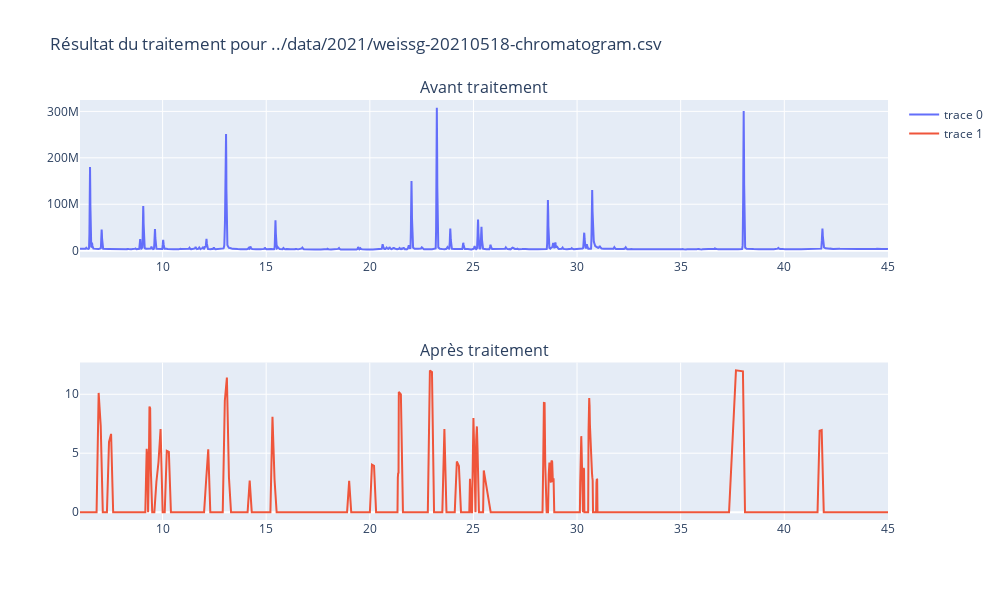
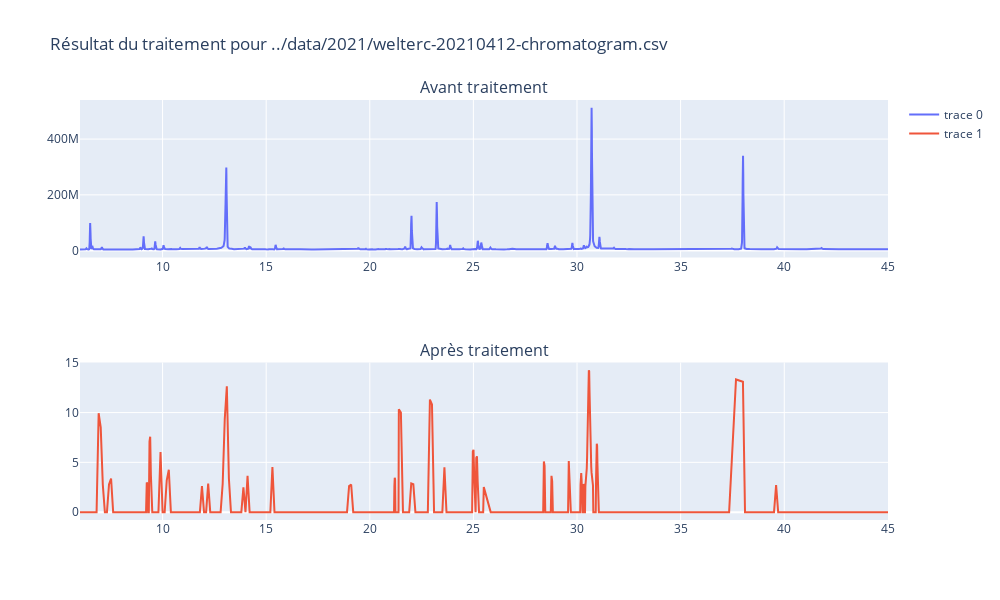
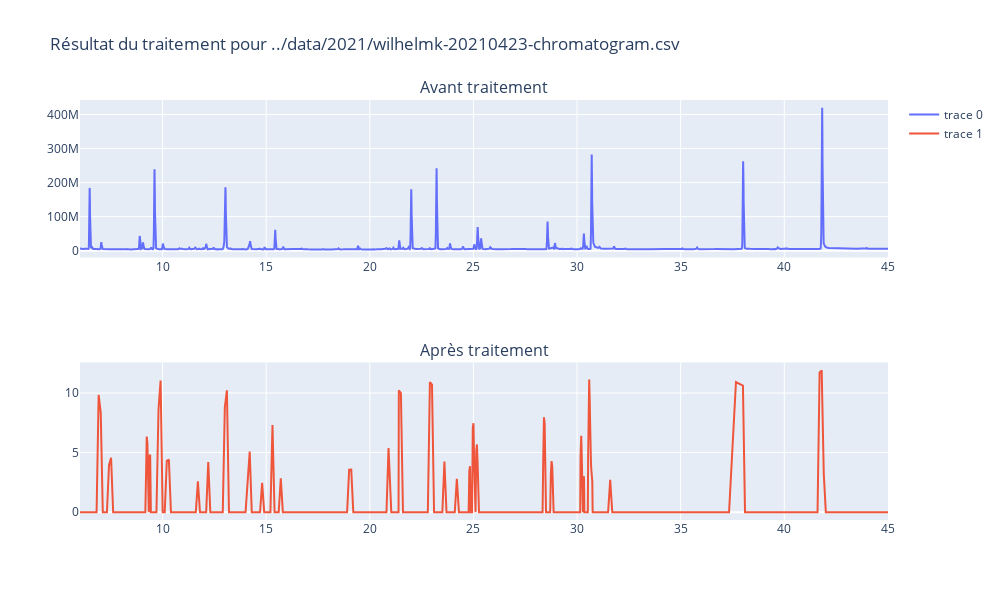
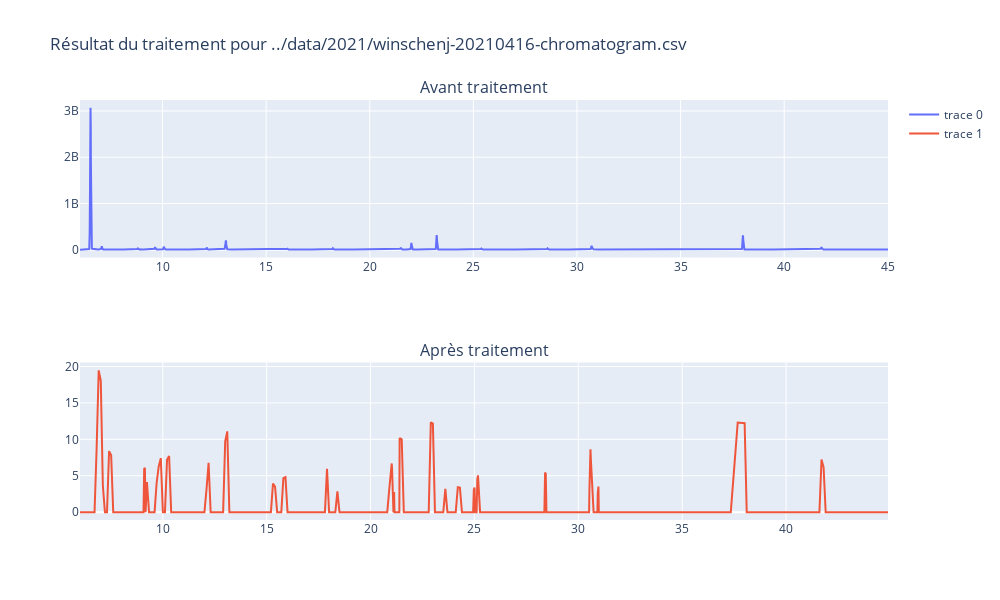

Write notebook code for charts like these, in order.
### Markdown cell above
Comparaison de données brutes avec les données traitées sur `nb_plot` exemples :

### Code cell
files = [f for f in listdir(PATH) if (f.endswith(tools.CHROM_EXT) or f.endswith(tools.CHROM_EXT.upper()))]
print('Nombre de fichier détectés : ', len(files))

i=0
for file in files[start:start+nb_plot]:
    file_path = join(PATH, file) # on récupère le chemin relatif du fichier
    print(file)
    df = tools.readCSV(file_path)  # données brutes
    # réduction de l'intervalle
    df = df.drop(df[df.index > tools.INTERVAL[1]].index)
    df = df.drop(df[df.index < tools.INTERVAL[0]].index)
    try:
        dt = tools.readAndAdaptDataFromCSV(PATH, file[: -17]) # données traitées
    except tools.ReadDataException as e:
        print(e)
        continue
    newdf = dt.df
    #df = tools.alignSpikes(df, dt.spikes[0:4])
    print(dt.spikes)
    dt.printProblems()
    print(len(newdf))
    fig = make_subplots(rows = 2, cols=1, subplot_titles=['Avant traitement', 'Après traitement'])
    fig.add_trace(go.Scatter(x=df.index, y=df["values"], mode='lines'), row=1, col=1)
    fig.add_trace(go.Scatter(x=newdf.index, y=newdf["values"], mode='lines'), row=2, col=1)
    fig.update_layout(height=600, width=1000, title_text="Résultat du traitement pour " + file_path)
    fig.show()
    i+=1

### Figure 1 — Plotly figure (JSON) as saved in the notebook; plotly's stock layout.template omitted (floating-point values rounded to 4 significant figures; data arrays with more than 128 entries replaced by an {"elided": "..."} marker saying what was removed)
{"data": [{"mode": "lines", "type": "scatter", "x": {"elided": "6607 float values"}, "xaxis": "x", "y": {"elided": "6607 int values"}, "yaxis": "y"}, {"mode": "lines", "type": "scatter", "x": {"elided": "505 float values"}, "xaxis": "x2", "y": {"elided": "505 float values"}, "yaxis": "y2"}], "layout": {"annotations": [{"font": {"size": 16}, "showarrow": false, "text": "Avant traitement", "x": 0.5, "xanchor": "center", "xref": "paper", "y": 1, "yanchor": "bottom", "yref": "paper"}, {"font": {"size": 16}, "showarrow": false, "text": "Après traitement", "x": 0.5, "xanchor": "center", "xref": "paper", "y": 0.375, "yanchor": "bottom", "yref": "paper"}], "height": 600, "title": {"text": "Résultat du traitement pour ../data/2021/weissg-20210518-chromatogram.csv"}, "width": 1000, "xaxis": {"anchor": "y", "domain": [0, 1]}, "xaxis2": {"anchor": "y2", "domain": [0, 1]}, "yaxis": {"anchor": "x", "domain": [0.625, 1]}, "yaxis2": {"anchor": "x2", "domain": [0, 0.375]}}}

### Figure 2 — Plotly figure (JSON) as saved in the notebook; plotly's stock layout.template omitted (floating-point values rounded to 4 significant figures; data arrays with more than 128 entries replaced by an {"elided": "..."} marker saying what was removed)
{"data": [{"mode": "lines", "type": "scatter", "x": {"elided": "6606 float values"}, "xaxis": "x", "y": {"elided": "6606 int values"}, "yaxis": "y"}, {"mode": "lines", "type": "scatter", "x": {"elided": "505 float values"}, "xaxis": "x2", "y": {"elided": "505 float values"}, "yaxis": "y2"}], "layout": {"annotations": [{"font": {"size": 16}, "showarrow": false, "text": "Avant traitement", "x": 0.5, "xanchor": "center", "xref": "paper", "y": 1, "yanchor": "bottom", "yref": "paper"}, {"font": {"size": 16}, "showarrow": false, "text": "Après traitement", "x": 0.5, "xanchor": "center", "xref": "paper", "y": 0.375, "yanchor": "bottom", "yref": "paper"}], "height": 600, "title": {"text": "Résultat du traitement pour ../data/2021/welterc-20210412-chromatogram.csv"}, "width": 1000, "xaxis": {"anchor": "y", "domain": [0, 1]}, "xaxis2": {"anchor": "y2", "domain": [0, 1]}, "yaxis": {"anchor": "x", "domain": [0.625, 1]}, "yaxis2": {"anchor": "x2", "domain": [0, 0.375]}}}

### Figure 3 — Plotly figure (JSON) as saved in the notebook; plotly's stock layout.template omitted (floating-point values rounded to 4 significant figures; data arrays with more than 128 entries replaced by an {"elided": "..."} marker saying what was removed)
{"data": [{"mode": "lines", "type": "scatter", "x": {"elided": "6606 float values"}, "xaxis": "x", "y": {"elided": "6606 int values"}, "yaxis": "y"}, {"mode": "lines", "type": "scatter", "x": {"elided": "505 float values"}, "xaxis": "x2", "y": {"elided": "505 float values"}, "yaxis": "y2"}], "layout": {"annotations": [{"font": {"size": 16}, "showarrow": false, "text": "Avant traitement", "x": 0.5, "xanchor": "center", "xref": "paper", "y": 1, "yanchor": "bottom", "yref": "paper"}, {"font": {"size": 16}, "showarrow": false, "text": "Après traitement", "x": 0.5, "xanchor": "center", "xref": "paper", "y": 0.375, "yanchor": "bottom", "yref": "paper"}], "height": 600, "title": {"text": "Résultat du traitement pour ../data/2021/wilhelmk-20210423-chromatogram.csv"}, "width": 1000, "xaxis": {"anchor": "y", "domain": [0, 1]}, "xaxis2": {"anchor": "y2", "domain": [0, 1]}, "yaxis": {"anchor": "x", "domain": [0.625, 1]}, "yaxis2": {"anchor": "x2", "domain": [0, 0.375]}}}

### Figure 4 — Plotly figure (JSON) as saved in the notebook; plotly's stock layout.template omitted (floating-point values rounded to 4 significant figures; data arrays with more than 128 entries replaced by an {"elided": "..."} marker saying what was removed)
{"data": [{"mode": "lines", "type": "scatter", "x": {"elided": "6606 float values"}, "xaxis": "x", "y": {"elided": "6606 int values"}, "yaxis": "y"}, {"mode": "lines", "type": "scatter", "x": {"elided": "504 float values"}, "xaxis": "x2", "y": {"elided": "504 float values"}, "yaxis": "y2"}], "layout": {"annotations": [{"font": {"size": 16}, "showarrow": false, "text": "Avant traitement", "x": 0.5, "xanchor": "center", "xref": "paper", "y": 1, "yanchor": "bottom", "yref": "paper"}, {"font": {"size": 16}, "showarrow": false, "text": "Après traitement", "x": 0.5, "xanchor": "center", "xref": "paper", "y": 0.375, "yanchor": "bottom", "yref": "paper"}], "height": 600, "title": {"text": "Résultat du traitement pour ../data/2021/winschenj-20210416-chromatogram.csv"}, "width": 1000, "xaxis": {"anchor": "y", "domain": [0, 1]}, "xaxis2": {"anchor": "y2", "domain": [0, 1]}, "yaxis": {"anchor": "x", "domain": [0.625, 1]}, "yaxis2": {"anchor": "x2", "domain": [0, 0.375]}}}
